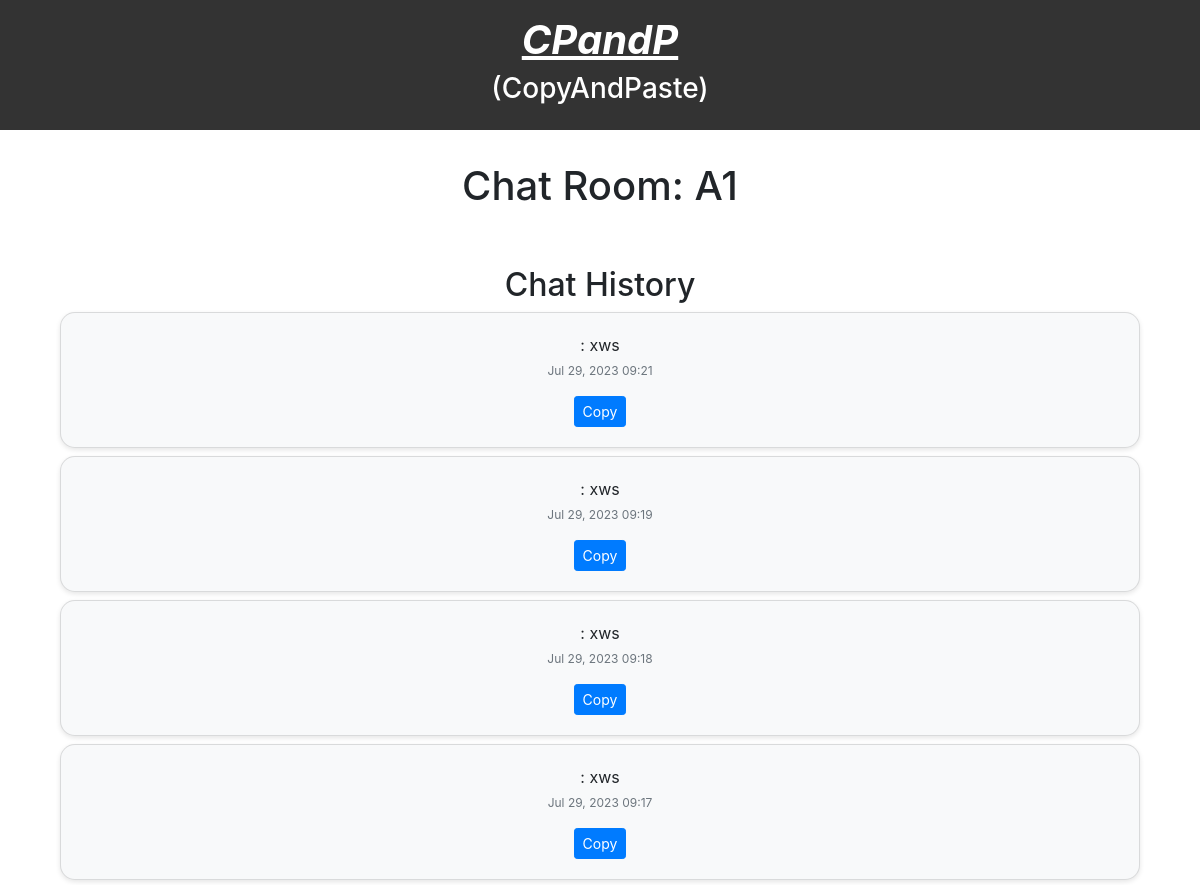
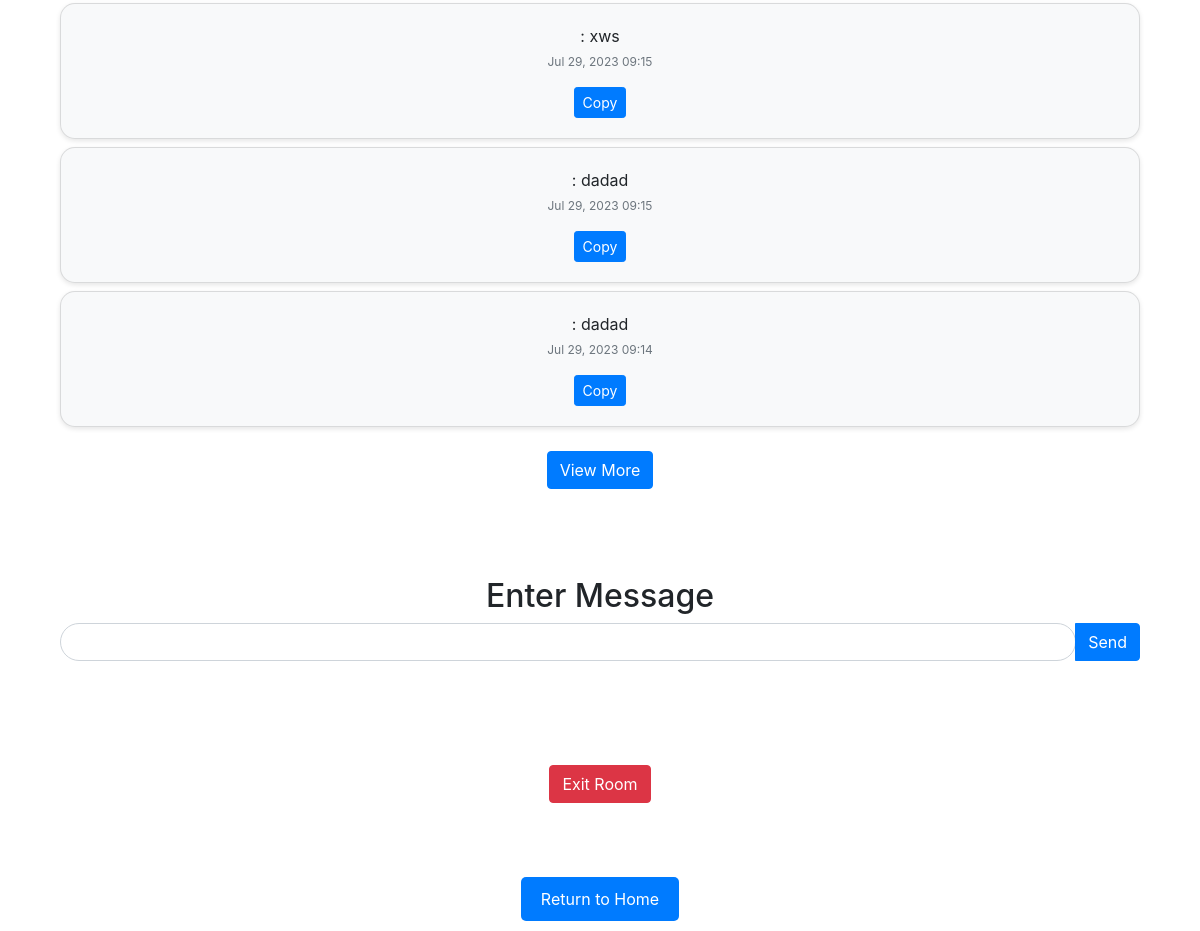
Page /room/6/ on the committed database (2 pictures, top to bottom).
### chat/models.py (models this page shows, shortened)
class Room(models.Model):
    room_id = models.CharField(max_length=10, unique=True)
    room_name = models.CharField(max_length=100)
    description = models.TextField()
    time_limit = models.DurationField(default=timezone.timedelta(hours=1))
    passkey = models.CharField(max_length=50, blank=True, null=True)  # Optional passkey for authentication

class Message(models.Model):
    room = models.ForeignKey(Room, on_delete=models.CASCADE)
    sender = models.CharField(max_length=100)
    content = models.TextField()
    timestamp = models.DateTimeField(default=timezone.now)

### chat/views.py (the view)
# urls.py: path('room/<int:room_id>/', views.room_interface, name='room_interface'),
def room_interface(request, room_id):
    room = Room.objects.get(id=room_id)
    if request.method == 'POST':
        sender = 'Message'  # You can customize this to get the sender's name from the user if needed
        content = request.POST.get('message', '')
        message = Message.objects.create(room=room, sender=sender, content=content)
    messages = Message.objects.filter(room=room)
    message_data = {f"message{message.id}" : message.content for message in messages}
    return render(request, 'room.html', {'room_id': room.room_name, 'messages': messages, 'message_data': message_data})
    return redirect('home')

### chat/templates/room.html (shortened to what this page needs)
{% extends 'base.html' %}
{% block content %}
<h1 class="mb-4">Chat Room: {{ room_id }}</h1>
<div class="container">
    <h2>Chat History</h2>
    <div id="chat-history">
        {% for message in messages reversed %}
            {% if forloop.counter <= 7 %}
                <div class="message-card card mb-2">
                    <div class="card-body">
                        <span class="message-sender">{{ message.sender }}:</span> {{ message.content }}
                        <p class="message-time">{{ message.timestamp|date:"M d, Y H:i" }}</p>
                        <button class="btn btn-sm btn-primary" onclick="copyMessage('{{ message.content }}')">Copy</button>
                    </div>
                </div>
            {% endif %}
        {% endfor %}
    </div>
    {% if messages|length > 7 %}
        <button class="btn btn-primary mt-3" id="viewMoreBtn">View More</button>
    {% endif %}
</div>
    <div class="container mt-4">
        <h2>Enter Message</h2>
        <form id="chat-form" method="post">
            <div class="input-group mb-3 rounded-pill">
                <input type="text" class="form-control rounded-pill" id="message" name="message" required>
                <button type="submit" class="btn btn-primary">Send</button>
            </div>
        </form>
    </div>
    <form class="container mt-4" action="{% url 'exit_room' room_id %}" method="post">
        <button type="submit" class="btn btn-danger">Exit Room</button>
    </form>
{% endblock %}

### chat/templates/base.html (shortened to what this page needs)
<!DOCTYPE html>
<html>
<head>
    <link href="https://cdn.jsdelivr.net/npm/bootstrap@5.3.0/dist/css/bootstrap.min.css" rel="stylesheet">
    <link rel="stylesheet" href="https://stackpath.bootstrapcdn.com/bootstrap/4.5.2/css/bootstrap.min.css">
</head>
<body>
    <header>
        <h1><u><i><b>CPandP</b></i></u></h1><h3>(CopyAndPaste)</h3>
    </header>
    <div class="container">
        {% block content %}{% endblock %}
    </div>
    <div align = "center">
    <footer>
        <a class="button" href="{% url 'home' %}">Return to Home</a>
    </footer>
</div>
</body>
</html>

### chat/templates/base.html (style rules this page uses)
body { font-family: Arial, sans-serif; margin: 0; padding: 0; }
header { background-color: #333; color: #fff; padding: 1rem; text-align: center; }
.container { padding: 2rem; text-align: center; }
.button { display: inline-block; margin: 10px; padding: 10px 20px; background-color: #007bff; color: #fff; text-decoration: none; border-radius: 5px; transition: background-color 0.3s; }

### chat/templates/room.html (style rules this page uses)
.message-card { border-radius: 15px; background-color: #f8f9fa; box-shadow: 0px 2px 5px rgba(0, 0, 0, 0.1); }
.message-time { font-size: 12px; color: #6c757d; margin-top: 5px; }
.input-group { border-radius: 50px; }

### rows in the picture
Room: room_name "A1"
Message: content "xws", timestamp "Jul 29, 2023 09:21"
Message: content "xws", timestamp "Jul 29, 2023 09:19"
Message: content "xws", timestamp "Jul 29, 2023 09:18"
Message: content "xws", timestamp "Jul 29, 2023 09:17"
Message: content "xws", timestamp "Jul 29, 2023 09:15"
Message: content "dadad", timestamp "Jul 29, 2023 09:15"
Message: content "dadad", timestamp "Jul 29, 2023 09:14"
